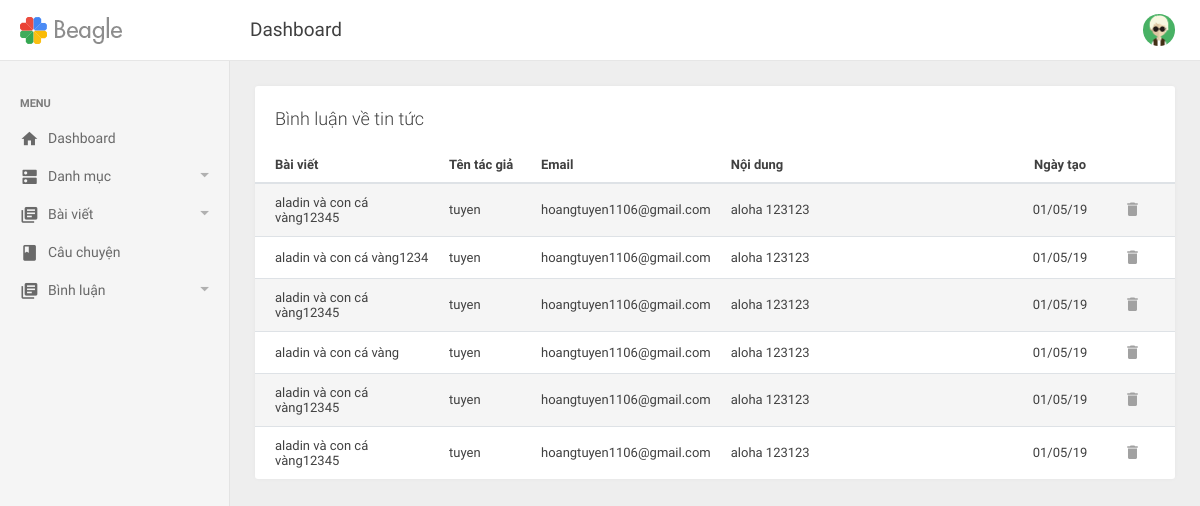
Before: /admin/binhluancauchuyen.php (signed in) with the older database file.
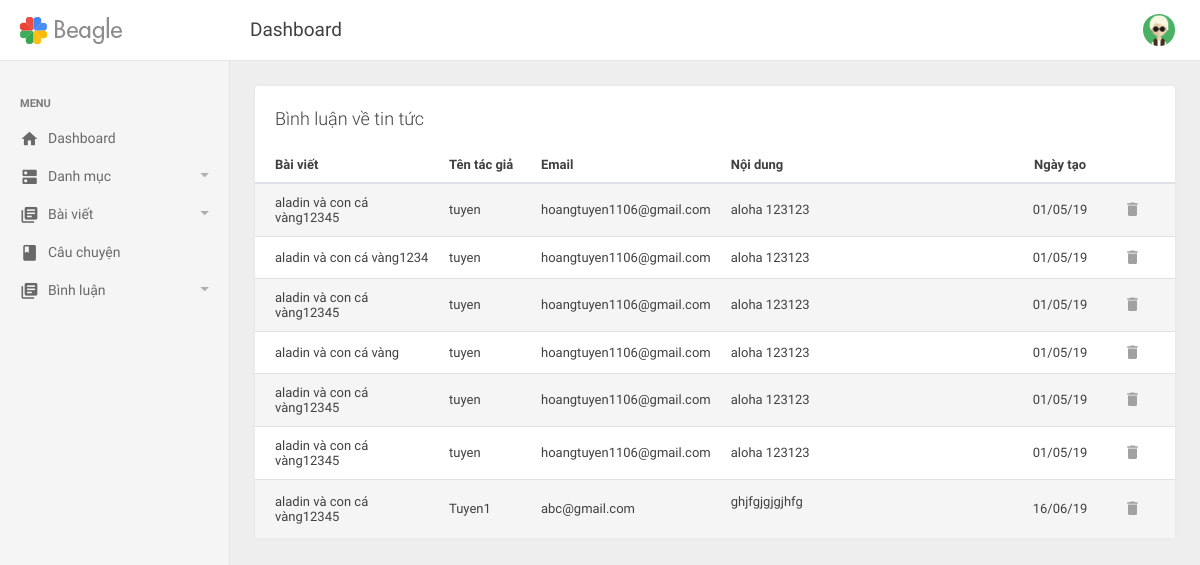
After: the same page with the newer database file.
### tables this page shows
CREATE TABLE `binhluan` (
  `binhluan_id` int(11) NOT NULL,
  `foreign_id` int(11) NOT NULL,
  `binhluan_kieu` varchar(50) NOT NULL COMMENT 'kiểu tin tức | địa điểm | câu chuyện',
  `binhluan_tacgia` varchar(100) NOT NULL,
  `binhluan_email` varchar(100) NOT NULL,
  `binhluan_noidung` text NOT NULL,
  `binhluan_ngay` date NOT NULL
);

CREATE TABLE `cauchuyen` (
  `cauchuyen_id` int(11) NOT NULL,
  `cauchuyen_tieude` varchar(120) NOT NULL,
  `cauchuyen_tacgia` varchar(100) NOT NULL,
  `cauchuyen_noidung` text NOT NULL,
  `cauchuyen_ngay` date NOT NULL,
  `cauchuyen_trangthai` tinyint(4) NOT NULL,
  `cauchuyen_hot` tinyint(4) NOT NULL
);

### includes/functions.php (called while the page is built, shortened)
<?php
    function the_excerpt($text, $string = 400) {
        if(strlen($text) > $string) {
            $cutString = substr($text,0,$string);
            $words = substr($text, 0, strrpos($cutString, ' '));
            return $words .'...';
        } else {
            return $text;
        }
    }
?>

### admin/binhluancauchuyen.php (the view, shortened to what this page needs)
<?php include('../includes/mysqli_connect.php');?>
<?php include('../includes/functions.php');?>
<?php include('includes/header.php');?>
<?php include('includes/top-header.php');?>
<?php include('includes/left-sidebar.php');?>
<div class="be-content">
    <div class="main-content container-fluid">
      <div class="row">
        <div class="col-md-12">
          <div class="card card-table">
            <div class="card-header">Bình luận về tin tức</div>
            <div class="card-body table-responsive">
                <table class="table table-striped table-hover" style="font-size: 13px">
                    <thead>
                        <tr>
                            <th style="width:20%;"><a href="binhluancauchuyen.php?sort=title">Bài viết</a></th>
                            <th style="width:10%;"><a href="binhluancauchuyen.php?sort=name">Tên tác giả</a></th>
                            <th style="width:10%;"><a href="binhluancauchuyen.php?sort=email">Email</a></th>
                            <th>Nội dung</th>
                            <th style="width:80px;" class="actions"><a href="binhluancauchuyen.php?sort=by">Ngày tạo</a></th>
                            <th style="width:75px;" class="actions"></th>
                        </tr>
                    </thead>
                    <tbody>
                      <?php
                      if(isset($_GET['sort'])) {
                        switch ($_GET['sort']) {
                          case 'title':
                            $order_by = 'cauchuyen_ten';
                            break;
                          case 'name':
                            $order_by = 'binhluan_tacgia';
                            break;
                          case 'email':
                            $order_by = 'binhluan_email';
                            break;
                          case 'by':
                            $order_by = 'date';
                            break;
                          default:
                            $order_by = 'binhluan_id';
                            break;
                        }
                      } else {
                        $order_by = 'binhluan_id';
                      }
                      $query = "SELECT b.binhluan_id, t.cauchuyen_id, t.cauchuyen_tieude, b.binhluan_tacgia, b.binhluan_email, b.binhluan_noidung, DATE_FORMAT(b.binhluan_ngay, '%d/%m/%y') AS date ";
                      $query .= " FROM binhluan AS b";
                      $query .= " INNER JOIN cauchuyen AS t";
                      $query .= " ON (foreign_id = cauchuyen_id)";
                      $query .= " WHERE binhluan_kieu = 'cauchuyen'";
                      $query .= " ORDER BY {$order_by} ASC";
                          if ($result = $dbc->query($query)) {
                            while ($binhluan = $result->fetch_array(MYSQLI_ASSOC)) {
                              echo "
                                <tr>
                                  <td>".the_excerpt($binhluan['cauchuyen_tieude'], 50)."</td>
                                  <td>".the_excerpt($binhluan['binhluan_tacgia'], 100)."</td>
                                  <td>".the_excerpt($binhluan['binhluan_email'], 100)."</td>
                                  <td>{$binhluan['binhluan_noidung']}</td>
                                  <td class='actions'>{$binhluan['date']}</td>
                                  <td class='actions'>
                                    <span style='padding:0 3px'>
                                    <a id='{$binhluan['binhluan_id']}' class='icon remove'><i class='mdi mdi-delete'></i>
                                    </a>
                                    </span>
                                  </td>
                              </tr>
                              ";
                            }
                          }
                       ?>
                    </tbody>
                </table>
            </div>
        </div>
        </div>
      </div>
    </div>
</div>
<?php include('includes/footer.php');?>

Changed rows visible on the page:
added binhluan: cauchuyen.cauchuyen_tieude "aladin và con cá vàng12345", binhluan_tacgia "Tuyen1", binhluan_email "abc@gmail.com", binhluan_noidung "ghjfgjgjgjhfg", date "16/06/19"
